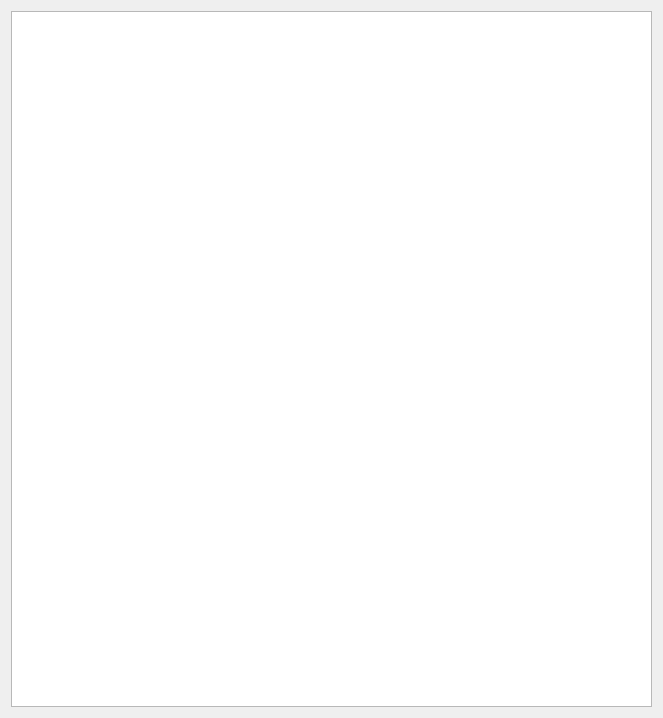
<?xml version="1.0" encoding="UTF-8"?>
<ui version="4.0">
 <class>TextEditDialog</class>
 <widget class="QDialog" name="TextEditDialog">
  <property name="geometry">
   <rect>
    <x>0</x>
    <y>0</y>
    <width>663</width>
    <height>718</height>
   </rect>
  </property>
  <property name="windowTitle">
   <string>Dialog</string>
  </property>
  <layout class="QVBoxLayout" name="verticalLayout_2">
   <item>
    <layout class="QVBoxLayout" name="verticalLayout">
     <item>
      <widget class="QTextEdit" name="textEdit"/>
     </item>
    </layout>
   </item>
  </layout>
 </widget>
 <resources/>
 <connections/>
</ui>
